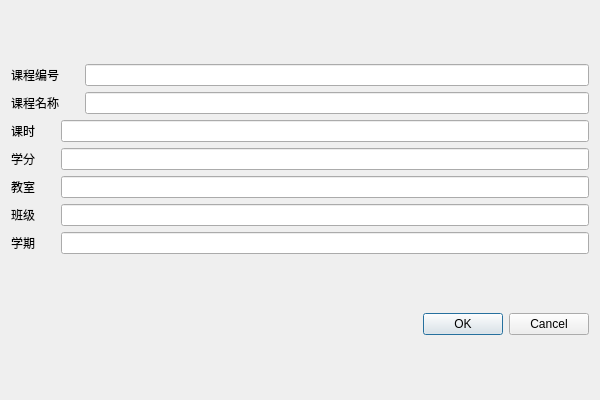
<?xml version="1.0" encoding="UTF-8"?>
<ui version="4.0">
 <class>DialogCourse</class>
 <widget class="QDialog" name="DialogCourse">
  <property name="geometry">
   <rect>
    <x>0</x>
    <y>0</y>
    <width>600</width>
    <height>400</height>
   </rect>
  </property>
  <property name="windowTitle">
   <string>Dialog</string>
  </property>
  <property name="styleSheet">
   <string notr="true">#DialogCourse{border-image: url(:/background/picture4.png);}</string>
  </property>
  <layout class="QVBoxLayout" name="verticalLayout_2">
   <item>
    <layout class="QVBoxLayout" name="verticalLayout">
     <item>
      <layout class="QHBoxLayout" name="horizontalLayout">
       <item>
        <widget class="QLabel" name="label">
         <property name="sizePolicy">
          <sizepolicy hsizetype="Fixed" vsizetype="Preferred">
           <horstretch>0</horstretch>
           <verstretch>0</verstretch>
          </sizepolicy>
         </property>
         <property name="styleSheet">
          <string notr="true">font: 14pt &quot;楷体&quot;;</string>
         </property>
         <property name="text">
          <string>课程编号</string>
         </property>
        </widget>
       </item>
       <item>
        <spacer name="horizontalSpacer_2">
         <property name="orientation">
          <enum>Qt::Orientation::Horizontal</enum>
         </property>
         <property name="sizeType">
          <enum>QSizePolicy::Policy::Fixed</enum>
         </property>
         <property name="sizeHint" stdset="0">
          <size>
           <width>20</width>
           <height>20</height>
          </size>
         </property>
        </spacer>
       </item>
       <item>
        <widget class="QLineEdit" name="lineEditCourseId"/>
       </item>
      </layout>
     </item>
     <item>
      <layout class="QHBoxLayout" name="horizontalLayout_2">
       <item>
        <widget class="QLabel" name="label_2">
         <property name="styleSheet">
          <string notr="true">font: 14pt &quot;楷体&quot;;</string>
         </property>
         <property name="text">
          <string>课程名称</string>
         </property>
        </widget>
       </item>
       <item>
        <spacer name="horizontalSpacer">
         <property name="orientation">
          <enum>Qt::Orientation::Horizontal</enum>
         </property>
         <property name="sizeType">
          <enum>QSizePolicy::Policy::Fixed</enum>
         </property>
         <property name="sizeHint" stdset="0">
          <size>
           <width>20</width>
           <height>20</height>
          </size>
         </property>
        </spacer>
       </item>
       <item>
        <widget class="QLineEdit" name="lineEditCourseName"/>
       </item>
      </layout>
     </item>
     <item>
      <layout class="QHBoxLayout" name="horizontalLayout_3">
       <item>
        <widget class="QLabel" name="label_3">
         <property name="styleSheet">
          <string notr="true">font: 14pt &quot;楷体&quot;;</string>
         </property>
         <property name="text">
          <string>课时</string>
         </property>
        </widget>
       </item>
       <item>
        <spacer name="horizontalSpacer_3">
         <property name="orientation">
          <enum>Qt::Orientation::Horizontal</enum>
         </property>
         <property name="sizeType">
          <enum>QSizePolicy::Policy::Fixed</enum>
         </property>
         <property name="sizeHint" stdset="0">
          <size>
           <width>20</width>
           <height>20</height>
          </size>
         </property>
        </spacer>
       </item>
       <item>
        <widget class="QLineEdit" name="lineEditCourseHour"/>
       </item>
      </layout>
     </item>
     <item>
      <layout class="QHBoxLayout" name="horizontalLayout_4">
       <item>
        <widget class="QLabel" name="label_4">
         <property name="styleSheet">
          <string notr="true">font: 14pt &quot;楷体&quot;;</string>
         </property>
         <property name="text">
          <string>学分</string>
         </property>
        </widget>
       </item>
       <item>
        <spacer name="horizontalSpacer_4">
         <property name="orientation">
          <enum>Qt::Orientation::Horizontal</enum>
         </property>
         <property name="sizeType">
          <enum>QSizePolicy::Policy::Fixed</enum>
         </property>
         <property name="sizeHint" stdset="0">
          <size>
           <width>20</width>
           <height>20</height>
          </size>
         </property>
        </spacer>
       </item>
       <item>
        <widget class="QLineEdit" name="lineEditCredit"/>
       </item>
      </layout>
     </item>
     <item>
      <layout class="QHBoxLayout" name="horizontalLayout_5">
       <item>
        <widget class="QLabel" name="label_6">
         <property name="styleSheet">
          <string notr="true">font: 14pt &quot;楷体&quot;;</string>
         </property>
         <property name="text">
          <string>教室</string>
         </property>
        </widget>
       </item>
       <item>
        <spacer name="horizontalSpacer_5">
         <property name="orientation">
          <enum>Qt::Orientation::Horizontal</enum>
         </property>
         <property name="sizeType">
          <enum>QSizePolicy::Policy::Fixed</enum>
         </property>
         <property name="sizeHint" stdset="0">
          <size>
           <width>20</width>
           <height>20</height>
          </size>
         </property>
        </spacer>
       </item>
       <item>
        <widget class="QLineEdit" name="lineEditClassroom"/>
       </item>
      </layout>
     </item>
     <item>
      <layout class="QHBoxLayout" name="horizontalLayout_6">
       <item>
        <widget class="QLabel" name="label_5">
         <property name="styleSheet">
          <string notr="true">font: 14pt &quot;楷体&quot;;</string>
         </property>
         <property name="text">
          <string>班级</string>
         </property>
        </widget>
       </item>
       <item>
        <spacer name="horizontalSpacer_6">
         <property name="orientation">
          <enum>Qt::Orientation::Horizontal</enum>
         </property>
         <property name="sizeType">
          <enum>QSizePolicy::Policy::Fixed</enum>
         </property>
         <property name="sizeHint" stdset="0">
          <size>
           <width>20</width>
           <height>20</height>
          </size>
         </property>
        </spacer>
       </item>
       <item>
        <widget class="QLineEdit" name="lineEditTeachingClass"/>
       </item>
      </layout>
     </item>
     <item>
      <layout class="QHBoxLayout" name="horizontalLayout_7">
       <item>
        <widget class="QLabel" name="label_7">
         <property name="styleSheet">
          <string notr="true">font: 14pt &quot;楷体&quot;;</string>
         </property>
         <property name="text">
          <string>学期</string>
         </property>
        </widget>
       </item>
       <item>
        <spacer name="horizontalSpacer_7">
         <property name="orientation">
          <enum>Qt::Orientation::Horizontal</enum>
         </property>
         <property name="sizeType">
          <enum>QSizePolicy::Policy::Fixed</enum>
         </property>
         <property name="sizeHint" stdset="0">
          <size>
           <width>20</width>
           <height>20</height>
          </size>
         </property>
        </spacer>
       </item>
       <item>
        <widget class="QLineEdit" name="lineEditSemester"/>
       </item>
      </layout>
     </item>
    </layout>
   </item>
   <item>
    <widget class="QDialogButtonBox" name="buttonBoxAddCourse">
     <property name="orientation">
      <enum>Qt::Orientation::Horizontal</enum>
     </property>
     <property name="standardButtons">
      <set>QDialogButtonBox::StandardButton::Cancel|QDialogButtonBox::StandardButton::Ok</set>
     </property>
    </widget>
   </item>
  </layout>
 </widget>
 <resources/>
 <connections>
  <connection>
   <sender>buttonBoxAddCourse</sender>
   <signal>accepted()</signal>
   <receiver>DialogCourse</receiver>
   <slot>accept()</slot>
   <hints>
    <hint type="sourcelabel">
     <x>248</x>
     <y>254</y>
    </hint>
    <hint type="destinationlabel">
     <x>157</x>
     <y>274</y>
    </hint>
   </hints>
  </connection>
  <connection>
   <sender>buttonBoxAddCourse</sender>
   <signal>rejected()</signal>
   <receiver>DialogCourse</receiver>
   <slot>reject()</slot>
   <hints>
    <hint type="sourcelabel">
     <x>316</x>
     <y>260</y>
    </hint>
    <hint type="destinationlabel">
     <x>286</x>
     <y>274</y>
    </hint>
   </hints>
  </connection>
 </connections>
</ui>
